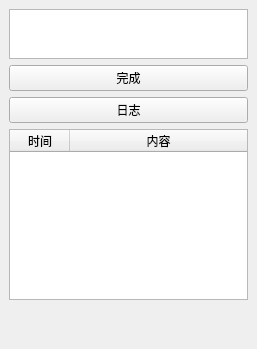
<?xml version="1.0" encoding="UTF-8"?>
<ui version="4.0">
 <class>MainWindow</class>
 <widget class="QMainWindow" name="MainWindow">
  <property name="geometry">
   <rect>
    <x>0</x>
    <y>0</y>
    <width>257</width>
    <height>349</height>
   </rect>
  </property>
  <property name="windowTitle">
   <string>MainWindow</string>
  </property>
  <widget class="QWidget" name="centralwidget">
   <layout class="QVBoxLayout" name="verticalLayout" stretch="4,2,1,10,0">
    <item>
     <widget class="QTextEdit" name="textEdit">
      <property name="sizePolicy">
       <sizepolicy hsizetype="Expanding" vsizetype="Fixed">
        <horstretch>0</horstretch>
        <verstretch>0</verstretch>
       </sizepolicy>
      </property>
      <property name="maximumSize">
       <size>
        <width>16777215</width>
        <height>50</height>
       </size>
      </property>
      <property name="styleSheet">
       <string notr="true">font: 20pt &quot;Microsoft YaHei UI&quot;;</string>
      </property>
     </widget>
    </item>
    <item>
     <widget class="QPushButton" name="pushButton">
      <property name="text">
       <string>完成</string>
      </property>
     </widget>
    </item>
    <item>
     <widget class="QPushButton" name="pushButton_2">
      <property name="maximumSize">
       <size>
        <width>16777215</width>
        <height>16777215</height>
       </size>
      </property>
      <property name="text">
       <string>日志</string>
      </property>
     </widget>
    </item>
    <item>
     <widget class="QTableWidget" name="tableWidget">
      <attribute name="horizontalHeaderDefaultSectionSize">
       <number>60</number>
      </attribute>
      <attribute name="horizontalHeaderStretchLastSection">
       <bool>true</bool>
      </attribute>
      <attribute name="verticalHeaderVisible">
       <bool>false</bool>
      </attribute>
      <column>
       <property name="text">
        <string>时间</string>
       </property>
      </column>
      <column>
       <property name="text">
        <string>内容</string>
       </property>
      </column>
     </widget>
    </item>
    <item>
     <spacer name="verticalSpacer">
      <property name="orientation">
       <enum>Qt::Vertical</enum>
      </property>
      <property name="sizeHint" stdset="0">
       <size>
        <width>20</width>
        <height>40</height>
       </size>
      </property>
     </spacer>
    </item>
   </layout>
  </widget>
  <widget class="QMenuBar" name="menubar">
   <property name="geometry">
    <rect>
     <x>0</x>
     <y>0</y>
     <width>257</width>
     <height>21</height>
    </rect>
   </property>
  </widget>
 </widget>
 <resources/>
 <connections/>
</ui>
